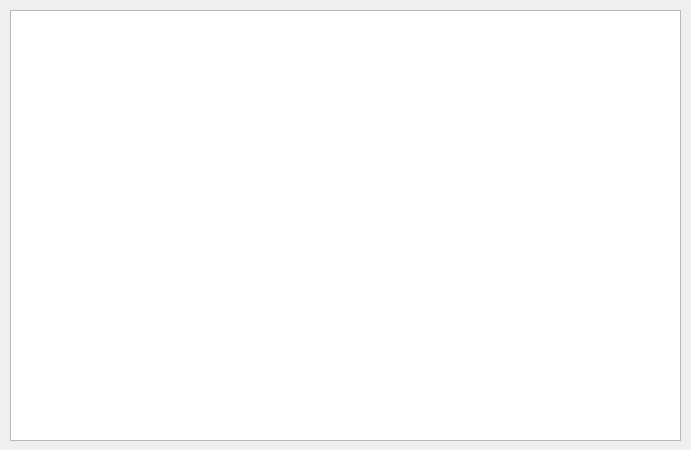
<?xml version="1.0" encoding="UTF-8"?>
<ui version="4.0">
 <class>RoomListTab</class>
 <widget class="QWidget" name="RoomListTab">
  <property name="geometry">
   <rect>
    <x>0</x>
    <y>0</y>
    <width>691</width>
    <height>450</height>
   </rect>
  </property>
  <property name="windowTitle">
   <string>Form</string>
  </property>
  <widget class="QTableView" name="RoomList">
   <property name="geometry">
    <rect>
     <x>10</x>
     <y>10</y>
     <width>671</width>
     <height>431</height>
    </rect>
   </property>
  </widget>
 </widget>
 <resources/>
 <connections/>
</ui>
